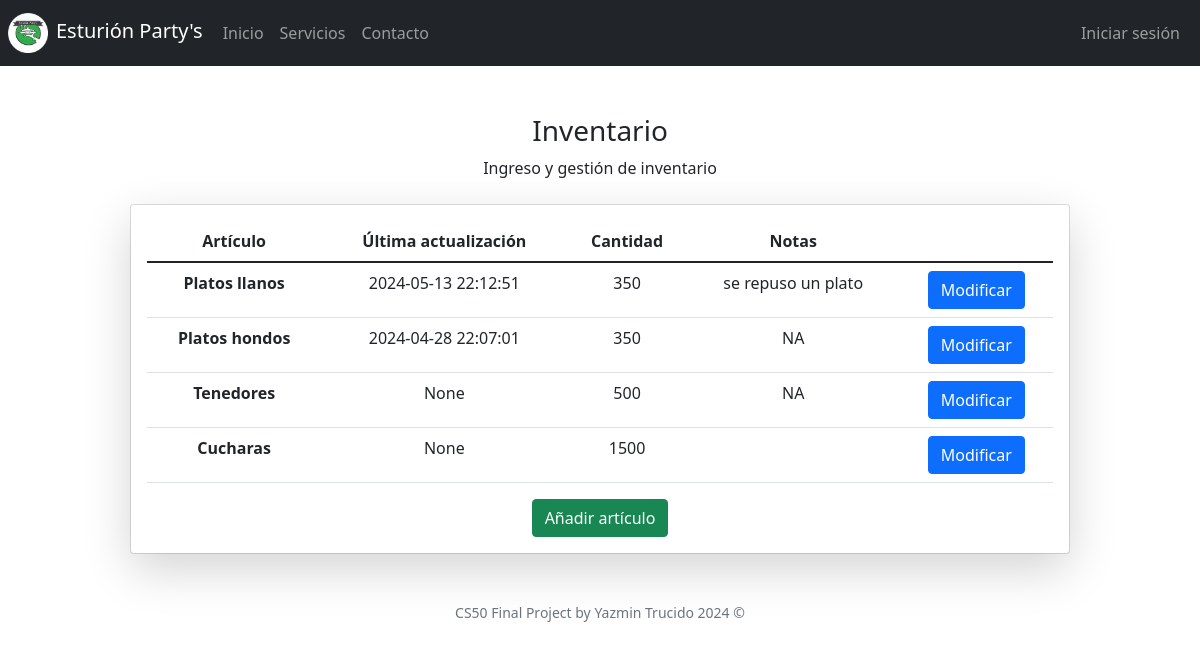
Page /inventory on the committed database.
### tables this page shows
CREATE TABLE 'inventory' ('id' INTEGER PRIMARY KEY AUTOINCREMENT NOT NULL, 'name' TEXT NOT NULL, 'quantity' NUMERIC NOT NULL, 'lastModifiedDate' DATETIME, 'notes' TEXT);

### app.py (the view, shortened to what this page needs)
@login_required
@app.route("/inventory", methods=["GET", "POST"])
def inventory():
    prodList = db.execute("SELECT * FROM inventory")
    if request.method == "POST" and request.form.get("nameMod") != None:
        try:
            prodName = request.form.get("nameMod")
            notes = request.form.get("notesMod")
            quantity = request.form.get("quantMod")
            currentDT = datetime.datetime.now()
            db.execute(
                "UPDATE inventory SET notes = ?, quantity = ?, lastModifiedDate = ? WHERE name = ?",
                notes,
                quantity,
                currentDT,
                prodName
            )
        except:
            return apology("error al modificar el articulo")
        flash('Articulo modificado con exito')
        return redirect("/inventory")
    else:
        return render_template("inventory.html", rows=prodList)

### app.py (called while the page is built)
@app.after_request
def after_request(response):
    response.headers["Cache-Control"] = "no-cache, no-store, must-revalidate"
    response.headers["Expires"] = 0
    response.headers["Pragma"] = "no-cache"
    return response

### templates/inventory.html (shortened to what this page needs)
{% extends "layout.html" %}
{% block main %}
<h3>Inventario</h3>
<p>Ingreso y gestión de inventario</p>
<div class="card mt-4 mx-auto" style="width: 80%;">
    <div class="card-body shadow-lg p-3 bg-body rounded overflow-auto">
        <table class="table" id="consultas">
            <thead>
                <tr>
                    <th scope="col">Artículo</th>
                    <th scope="col">Última actualización</th>
                    <th scope="col">Cantidad</th>
                    <th scope="col">Notas</th>
                </tr>
            </thead>
            <tbody>
                {% for row in rows %}
                <tr>
                    <th scope="col">{{ row.name }}</th>
                    <td scope="col">{{ row.lastModifiedDate }}</td>
                    <td scope="col">{{ row.quantity }}</td>
                    <td scope="col">{{ row.notes }}</td>
                    <td scope="col"><button class="btn btn-primary" onclick="handleModify(this)">Modificar</button>
                </tr>
                {% endfor %}
            </tbody>
        </table>
        <button class="btn btn-success" onclick="handleAdd()">Añadir artículo</button>
    </div>
</div>
{% endblock %}

### rows in the picture
inventory: name "Platos llanos", lastModifiedDate "2024-05-13 22:12:51", quantity "350", notes "se repuso un plato"
inventory: name "Platos hondos", lastModifiedDate "2024-04-28 22:07:01", quantity "350", notes "NA"
inventory: name "Tenedores", lastModifiedDate "None", quantity "500", notes "NA"
inventory: name "Cucharas", lastModifiedDate "None", quantity "1500"
